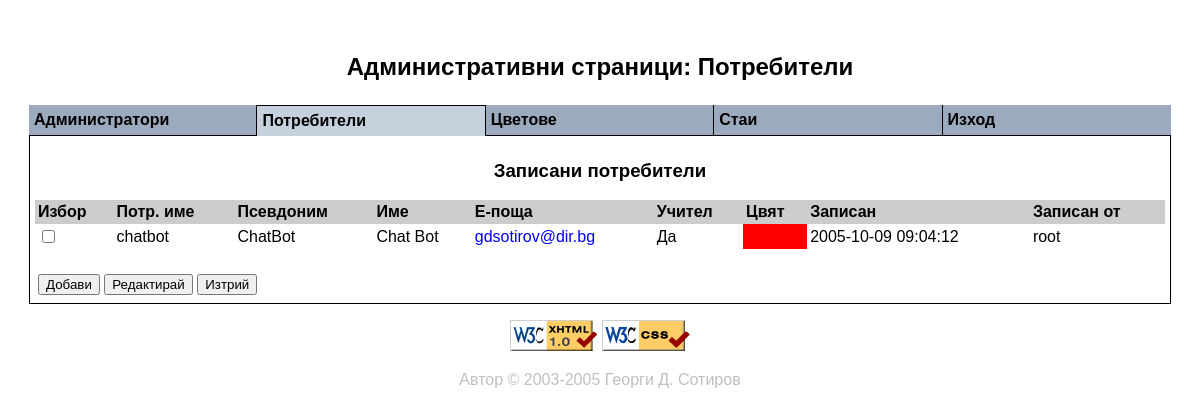
Screenshot of /adm_usrs.php (signed in) with the database file from the repository.
### tables this page shows
CREATE TABLE users (
    UserID      INT /*!UNSIGNED */ UNIQUE NOT NULL /*!AUTO_INCREMENT */,
    Username    VARCHAR(32)        UNIQUE NOT NULL,
    Password    VARCHAR(64)               NOT NULL,
    Nickname    VARCHAR(32)        UNIQUE NOT NULL,
    UsrName     VARCHAR(96)               NOT NULL,
    Email       VARCHAR(255)              NOT NULL DEFAULT 'no@mail',
    Teacher     CHAR(1)                   NOT NULL DEFAULT '0',
    ColorID     INT /*!UNSIGNED*/         NOT NULL DEFAULT 1,
    Active      CHAR(1)                   NOT NULL DEFAULT '0',
    LLDate      DATE                      NULL DEFAULT NULL,
    LLTime      TIME                      NULL DEFAULT NULL,
    LLHost      VARCHAR(16)               NOT NULL DEFAULT '0.0.0.0',
    ModDate     DATE                      NULL DEFAULT NULL,
    ModTime     TIME                      NULL DEFAULT NULL,
    AdminID     INT /*!UNSIGNED*/         NOT NULL DEFAULT 1,
    PRIMARY KEY (UserID),
    INDEX (ColorID),
    INDEX (Active),
    INDEX (AdminID)
);

CREATE TABLE colors (
    ColorID     INT /*!UNSIGNED */ UNIQUE NOT NULL /*! AUTO_INCREMENT */,
    ClrName     VARCHAR(16)        UNIQUE NOT NULL,
    Red         SMALLINT /*!UNSIGNED*/    NOT NULL,
    Green       SMALLINT /*!UNSIGNED*/    NOT NULL,
    Blue        SMALLINT /*!UNSIGNED*/    NOT NULL,
    ModDate     DATE                      NULL DEFAULT NULL,
    ModTime     TIME                      NULL DEFAULT NULL,
    AdminID     INT /*!UNSIGNED*/         NOT NULL DEFAULT 1,
    PRIMARY KEY (ColorID),
    INDEX (AdminID)
);

### common.inc.php (called while the page is built, shortened)
<?php
  function PrintBool($Bool) {
    if ( !isset($Bool) || $Bool == '' )
      return "n/a";
    else if ( $Bool == 1 || $Bool == '1' || strtolower($Bool) == 'yes' || strtolower($Bool) == 'y' )
      return "Да";
    else if ( $Bool == 0 || $Bool == '0' || strtolower($Bool) == 'no' || strtolower($Bool) == 'n' )
      return "Не";
    else return "";
  }
?>

### color.inc.php (called while the page is built)
<?php
  function PrependZero($strlen, $str) {
    while ( strlen($str) < $strlen ) $str = "0".$str;
    return $str;
  }
  function MakeTriplet($Red, $Green, $Blue) {
    $res  = "#".PrependZero(2, dechex($Red));
    $res .= PrependZero(2, dechex($Green));
    $res .= PrependZero(2, dechex($Blue));
    return $res;
  }
?>

### adm_usrs.php (the view, shortened to what this page needs)
<?php
  include("common.inc.php");
  include("admin.inc.php");
  include("color.inc.php");
?>
<!DOCTYPE html PUBLIC "-//W3C//DTD XHTML 1.0 Transitional//EN"
 "http://www.w3.org/TR/xhtml1/DTD/xhtml1-transitional.dtd">
<html xmlns="http://www.w3.org/1999/xhtml" xml:lang="bg" lang="bg">
<head>
<link href="chat.css" rel="stylesheet" type="text/css" />
</head>
<body class="Admin" onload="javascript: focusFirst(); return true">
<p align="center" class="midhdr">Административни страници: Потребители</p>
<table align="center" class="tbThinBorder" cellspacing="0" width="100%">
<tr>
<td colspan="6" class="tdData">
<p align="center" class="smlhdr">Записани потребители</p>
<form action="adm_usrsmod.php" method="post">
<table align="center" cellspacing="0" class="tbInfo" width="100%">
<tr>
<th>Избор</th>
<th>Потр. име</th>
<th>Псевдоним</th>
<th>Име</th>
<th>Е-поща</th>
<th>Учител</th>
<th>Цвят</th>
<th>Записан</th>
<th>Записан от</th>
</tr>
<?php
  if ( $lnk = @mysql_pconnect(DB_SERVER, DB_RO_USER, DB_RO_PWD) ) {
    if ( @mysql_select_db(DB_NAME, $lnk) ) {
      $query  = "SELECT users.UserID,users.Username,users.Nickname,";
      $query .= "users.UsrName,users.Email,users.Teacher,colors.Red,";
      $query .= "colors.Green,colors.Blue,users.ModDate,users.ModTime,";
      $query .= "administrators.Username AS ModByName";
      $query .= " FROM users,colors,administrators";
      $query .= " WHERE users.ColorID=colors.ColorID";
      $query .= " AND";
      $query .= " users.AdminID=administrators.AdminID";
      $query .= " ORDER BY users.UserID";
      $res = @mysql_query($query, $lnk);
      if ( @mysql_num_rows($res) > 0 ) {
        $RowNum = 1;
        while ( $UserDetails = @mysql_fetch_array($res, MYSQL_ASSOC) ) {
          if ( $RowNum++ % 2 )
            print("<tr class=\"trOdd\">\n");
          else print("<tr>\n");
          print("<td><input name=\"UserIds[]\" type=\"checkbox\" value=\"");
          print($UserDetails['UserID']."\" />\n</td>\n");
          print("<td>".$UserDetails['Username']."</td>\n");
          print("<td>".$UserDetails['Nickname']."</td>\n");
          print("<td>".$UserDetails['UsrName']."</td>\n");
          if ( $UserDetails['Email'] != '' ) {
            print("<td><a href=\"mailto:".$UserDetails['Email']."\">");
            print($UserDetails['Email']."</a></td>\n");
          }
          else print("<td>&nbsp;</td>\n");
          print("<td>".PrintBool($UserDetails['Teacher'])."</td>\n");
          print("<td style=\"background-color: ");
          print(MakeTriplet($UserDetails['Red'], $UserDetails['Green'], $UserDetails['Blue']));
          print("\" title=\"RGB (".$UserDetails['Red'].", ");
          print($UserDetails['Green'].", ".$UserDetails['Blue']);
          print(")\">&nbsp;</td>\n");
          print("<td>".$UserDetails['ModDate']." ".$UserDetails['ModTime']."</td>\n");
          print("<td>".$UserDetails['ModByName']."</td>\n");
          print("</tr>\n");
        }
      }
    }
    else {
      PrintError(202);
      exit;
    }
  }
  else {
    PrintError(201);
    exit;
  }
?>
</table>
<table width="100%">
<tr><td>&nbsp;</td></tr>
<tr><td><input name="SubmitAdd" type="submit" value="Добави" />
<input name="SubmitEdit" type="submit" value="Редактирай" />
<input name="SubmitDel" type="submit" value="Изтрий" />
</td></tr></table></form></td></tr></table>
<p align="center"><a href="http://validator.w3.org/check/referer">
<img border="0" src="valid-xhtml.png" alt="Valid XHTML 1.0!"
height="31" width="88" /></a>
<a class="right" href="http://jigsaw.w3.org/css-validator/check/referer">
<img alt="Valid CSS!" border="0" height="31" src="valid-css.png" width="88" />
</a></p>
<p align="center" class="copyright">Автор &copy; 2003-2005
<a class="aCopyright" href="mailto: <?php echo CHAT_CONTACT ?>">
<?php echo CHAT_AUTHOR ?></a></p>
</body>
</html>

### chat.css (style rules this page uses)
a, a:link, a:visited, a:hover, a.aTabInactive, a.aTabInactive:link, a.aTabInactive:visited, a.aTabInactive:hover, a.aCopyright:link, a.aCopyright:visited { background-color: transparent; font: 12pt Arial, Helvetica, sans-serif; text-decoration: none; }
a:link, a:visited { color: #0000FF; }
a.aCopyright:link, a.aCopyright:visited { color: #C0C0C0; }
body { background-color: #FFFFFF; color: #000000; margin: 0px 0px 0px 0px; padding: 5px 5px 5px 5px; }
body.Admin { margin: 2% 2% 2% 2%; }
table { border-style: none; empty-cells: show; font: normal normal normal 12pt Arial, Helvetica, sans-serif; }
table.tbThinBorder td.tdTabActive, table.tbThinBorder td.tdTabActiveFirst, table.tbThinBorder td.tdTabInactive, table.tbThinBorder td.tdTabInactiveLast, table.tbThinBorder td.tdData { border-color: #000000; border-style: solid; color: #000000; padding: 5px 5px 5px 5px; }
table.tbThinBorder td.tdData { border-width: 0px 1px 1px 1px; background: transparent; }
table.tbInfo th, table.tbOnline th { background: #CCCCCC; font-weight: bold; text-align: left; padding: 3px 3px 3px 3px; }
table.tbInfo tr { background: #DDDDDD; }
table.tbInfo tr.trOdd { background: #FFFFFF; }
table.tbInfo td, table.tbOnline td { padding: 3px 3px 3px 3px; }
.midhdr { font: normal normal bold 18pt Arial, Helvetica, sans-serif; }
.smlhdr { font: normal normal bold 14pt Arial, Helvetica, sans-serif; }
.copyright, .error, .required, .text { font: normal normal normal 12pt Arial, Helvetica, sans-serif; }
.copyright { color: #C0C0C0; }

### rows the page displays
users: Username "chatbot", Nickname "ChatBot", UsrName "Chat Bot", Email "gdsotirov@dir.bg", Teacher "Да", ModDate "2005-10-09", ModTime "09:04:12", AdminID.Username "root"

### other values shown
$Value['title'] "Администратори"
$Value['title'] "Потребители"
$Value['title'] "Цветове"
$Value['title'] "Стаи"
$Value['title'] "Изход"
CHAT_AUTHOR "Георги Д. Сотиров"
